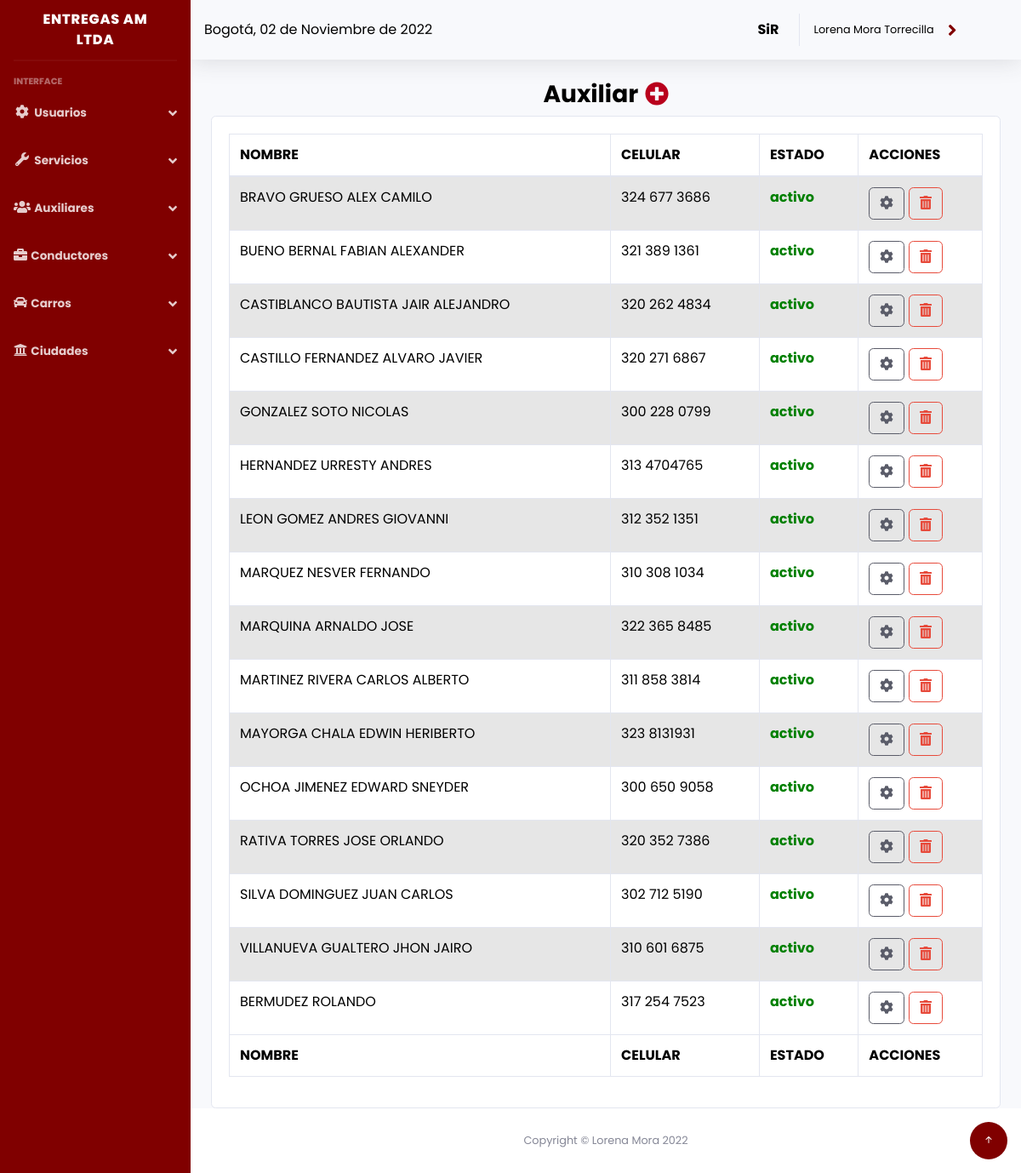
Screenshot of /sistema/lista_auxiliar.php (signed in) with the database file from the repository.
### tables this page shows
CREATE TABLE `auxiliar` (
  `id_aux` int(11) NOT NULL,
  `nom_aux` varchar(255) NOT NULL,
  `celular` varchar(15) NOT NULL,
  `estado` varchar(255) NOT NULL,
  `usuario_id` int(11) NOT NULL
);

### sistema/lista_auxiliar.php (the view, shortened to what this page needs)
<?php include_once "includes/header.php"; ?>
<div class="container-fluid">
	<div class="contenido">
			<div>
				<center>
					<h3>
						<b style="color: #000000;">Auxiliar</b>
						<a href="registrar_auxiliar.php"><i class='fa fa-plus-circle' style="color: #B9011D;"></i></a>
					</h3>
				</center>
			</div>
		<div class="row">
					<div class="col-md-12">
						<div class="card">
							<div class="card-body" id="mydatatable-container">
								<div class="table-responsive">
									<table id="mydatatable"	class="records_list table table-striped table-bordered table-hover"	cellspacing="0" width="100%">
					<thead style="background-color: #FFFFFF;">
						<tr>
							<th style="color: #000000;">NOMBRE</th>
							<th style="color: #000000;">CELULAR</th>
							<th style="color: #000000;">ESTADO</th>
							<th style="color: #000000;">ACCIONES</th>
						</tr>
					</thead>
					<tbody>
						<?php
						include "../conexion.php";
						$query = mysqli_query($conexion, "SELECT * FROM auxiliar WHERE id_aux != 1");
						$result = mysqli_num_rows($query);
						if ($result > 0) {
							while ($data = mysqli_fetch_assoc($query)) { ?>
								<tr>
									<td style="color: #000000;"><?php echo $data['nom_aux']; ?></td>
									<td style="color: #000000;"><?php echo $data['celular']; ?></td>
									<td style="color: #000000;"><?php if($data['estado'] == 'activo') {
 echo '<span style="color:green; font-weight: bolder;">' .$data['estado'] . '</span>'; }
 if($data['estado'] == 'inactivo') {
	echo '<span style="color:red; font-weight: bolder;">' .$data['estado'] . '</span>';
}  ?></td>
									<td style="color: #000000;">
										<a href="editar_auxiliar.php?id_aux=<?php echo $data['id_aux']; ?>" class="btn btn-outline-dark"><i class="fa fa-cog d-inline" aria-hidden="true"></i></a>
										<?php if ($_SESSION['rol'] == 1) { ?>
										<form action="eliminar_auxiliar.php?id_aux=<?php echo $data['id_aux']; ?>" method="post" class="confirmar d-inline">
											<button class="btn btn-outline-danger" type="submit"><i class='fas fa-trash-alt'></i> </button>
										</form>
										<?php } ?>
									</td>
								</tr>
						<?php }
						} ?>
					</tbody>
                    <tfoot style="background-color: #FFFFFF;">
                    	<tr>
							<th style="color: #000000;">NOMBRE</th>
							<th style="color: #000000;">CELULAR</th>
							<th style="color: #000000;">ESTADO</th>
							<th style="color: #000000;">ACCIONES</th>
						</tr>
                    </tfoot>
				</table>
			</div>
							</div>
						</div>
					</div>
				</div>
	</div>
</div>
</div>
<?php include_once "includes/footer.php"; ?>

### sistema/includes/header.php (shortened to what this page needs)
<?php
include "includes/functions.php";
?>
<!DOCTYPE html>
<html lang="en">
<head>
	<link rel="stylesheet" type="text/css" href="/librerias/bootstrap/css/bootstrap.css">
	<link rel="stylesheet" type="text/css" href="/librerias/alertifyjs/css/alertify.css">
	<link rel="stylesheet" type="text/css" href="/librerias/alertifyjs/css/themes/default.css">
    <link rel="stylesheet" type="text/css" href="/librerias/select2/css/select2.css">
	<link href="css/sb-admin-2.min.css" rel="stylesheet">
	<link rel="stylesheet" href="css/dataTables.bootstrap4.min.css">
	<link href="assets/vendor/bootstrap-icons/bootstrap-icons.css" rel="stylesheet">
    <link rel="stylesheet" href="https://cdn.datatables.net/v/bs4-4.1.1/dt-1.10.18/datatables.min.css">
    <link rel="stylesheet" href="https://cdn.datatables.net/buttons/1.6.2/css/buttons.dataTables.min.css">
    <link href="/assets/css/sweetalert.css" rel="stylesheet" type="text/css">
</head>
<body id="page-top">
	<div id="wrapper">
		<?php include_once "includes/menu.php"; ?>
		<div id="content-wrapper" class="d-flex flex-column">
			<div id="content">
				<nav class="navbar navbar-expand navbar-light bg-light text-white topbar mb-4 static-top shadow">
					<div class="input-group">
						<p class="mr-auto mb-0 d-none d-lg-inline d-md-inline d-xl-inline" style="color: #000000;">Bogotá, <?php echo fechaPeru(); ?></p>
					</div>
					<ul class="navbar-nav ml-auto">
						<li class="nav-item dropdown mr-5">
							<a class="nav-link dropdown-toggle" href="#" id="userDropdown" role="button" data-toggle="dropdown" aria-haspopup="true" aria-expanded="false">
								<h6 style="color: #000000;" class="mr-2 mb-0"><b>SiR</b></h6>
								<span class="d-none d-lg-inline d-md-inline small" style="color: #000000;"><?php echo $_SESSION['nombre']; ?>
								</span>
								<i style="color:#800000; font-size: 1.3rem"class="ml-3 d-sm-inline    fas fa-solid fa-angle-right"></i>
							</a>
						</li>
					</ul>
				</nav>

### sistema/includes/menu.php (shortened to what this page needs)
<ul class="navbar-nav bg-gradient-primary sidebar sidebar-dark accordion menuu" id="accordionSidebar">
	<a class="sidebar-brand d-flex align-items-center justify-content-center" href="index.php">
		<div class="d-none d-lg-block d-xl-block d-md-block sidebar-brand-text mx-3">ENTREGAS AM LTDA</div>
	</a>
	<hr class="sidebar-divider my-0">
	<hr class="sidebar-divider">
	<div class="sidebar-heading">
		Interface
	</div>
	<?php if ($_SESSION['rol'] == 1) { ?>
	<li class="nav-item">
		<a class="nav-link collapsed" href="#" data-toggle="collapse" data-target="#collapseTwo" aria-expanded="true" aria-controls="collapseTwo">
			<i class="fas fa-fw fa-cog"></i>
			<span><b>Usuarios</b></span>
			<i class="icon fas fa-angle-down"></i>
		</a>
		<?php }?>
	</li>
	<li class="nav-item">
		<a class="nav-link collapsed" href="#" data-toggle="collapse" data-target="#collapseUtilities" aria-expanded="true" aria-controls="collapseUtilities">
			<i class="fas fa-fw fa-wrench"></i>
			<span><b>Servicios</b></span>
			<i class="icon fas fa-angle-down"></i>
		</a>
	</li>
	<li class="nav-item">
		<a class="nav-link collapsed" href="#" data-toggle="collapse" data-target="#collapseClientes" aria-expanded="true" aria-controls="collapseUtilities">
			<i class="fas fa-users"></i>
			<span><b>Auxiliares</b></span>
			<i class="icon fas fa-angle-down"></i>
		</a>
	</li>
	<li class="nav-item">
		<a class="nav-link collapsed" href="#" data-toggle="collapse" data-target="#collapseClientes2" aria-expanded="true" aria-controls="collapseUtilities">
		<i class="fa fa-briefcase" aria-hidden="true"></i>
			<span><b>Conductores</b></span>
			<i class="icon fas fa-angle-down"></i>
		</a>
	</li>
	<li class="nav-item">
		<a class="nav-link collapsed" href="#" data-toggle="collapse" data-target="#collapseProveedor" aria-expanded="true" aria-controls="collapseUtilities">
			<i class="fas fa-car"></i>
			<span><b>Carros</b></span>
			<i class="icon fas fa-angle-down"></i>
		</a>
	</li>
	<li class="nav-item">
		<a class="nav-link collapsed" href="#" data-toggle="collapse" data-target="#collapseCiudad" aria-expanded="true" aria-controls="collapseUtilities">
			<i class="fa fa-university" aria-hidden="true"></i>
			<span><b>Ciudades</b></span>
			<i class="icon fas fa-angle-down"></i>
		</a>
	</li>
</ul>

### sistema/includes/footer.php (shortened to what this page needs)
<footer class="sticky-footer bg-white">
  <div class="container my-auto">
    <div class="copyright text-center my-auto">
      <span>Copyright &copy; Lorena Mora <?php echo date("Y"); ?></span>
    </div>
  </div>
</footer>
</div>
</div>
<a href="#page-top" style="border-radius:50px; background-color: #800000"class="scroll-to-top d-flex align-items-center justify-content-center"><i class="bi bi-arrow-up-short"></i></a>
  <link rel="stylesheet" type="text/css"
    href="https://cdn.datatables.net/responsive/2.2.3/css/responsive.dataTables.min.css">
  <link rel="stylesheet"
    href="https://cdn.datatables.net/buttons/1.6.2/css/buttons.dataTables.min.css">
</body>
</html>

### sistema/includes/header.php (style rules this page uses)
* { font-family: 'Poppins', sans-serif; }

### sistema/includes/menu.php (style rules this page uses)
* { font-family: 'Poppins', sans-serif; }
.menuu { background: #800000; }
.icon { margin-top: 5px; float: right; }

### rows the page displays
auxiliar: nom_aux "BRAVO GRUESO ALEX CAMILO", celular "324 677 3686", estado "activo"
auxiliar: nom_aux "BUENO BERNAL FABIAN ALEXANDER", celular "321 389 1361", estado "activo"
auxiliar: nom_aux "CASTIBLANCO BAUTISTA JAIR ALEJANDRO", celular "320 262 4834", estado "activo"
auxiliar: nom_aux "CASTILLO FERNANDEZ ALVARO JAVIER", celular "320 271 6867", estado "activo"
auxiliar: nom_aux "GONZALEZ SOTO NICOLAS", celular "300 228 0799", estado "activo"
auxiliar: nom_aux "HERNANDEZ URRESTY ANDRES", celular "313 4704765", estado "activo"
auxiliar: nom_aux "LEON GOMEZ ANDRES GIOVANNI", celular "312 352 1351", estado "activo"
auxiliar: nom_aux "MARQUEZ NESVER FERNANDO", celular "310 308 1034", estado "activo"
auxiliar: nom_aux "MARQUINA ARNALDO JOSE", celular "322 365 8485", estado "activo"
auxiliar: nom_aux "MARTINEZ RIVERA CARLOS ALBERTO", celular "311 858 3814", estado "activo"
auxiliar: nom_aux "MAYORGA CHALA EDWIN HERIBERTO", celular "323 8131931", estado "activo"
auxiliar: nom_aux "OCHOA JIMENEZ EDWARD SNEYDER", celular "300 650 9058", estado "activo"
auxiliar: nom_aux "RATIVA TORRES JOSE ORLANDO", celular "320 352 7386", estado "activo"
auxiliar: nom_aux "SILVA DOMINGUEZ JUAN CARLOS", celular "302 712 5190", estado "activo"
auxiliar: nom_aux "VILLANUEVA GUALTERO JHON JAIRO", celular "310 601 6875", estado "activo"
auxiliar: nom_aux "BERMUDEZ ROLANDO", celular "317 254 7523", estado "activo"

### other values shown
fechaPeru() "02 de Noviembre de 2022"
$_SESSION['nombre'] "Lorena Mora Torrecilla"
